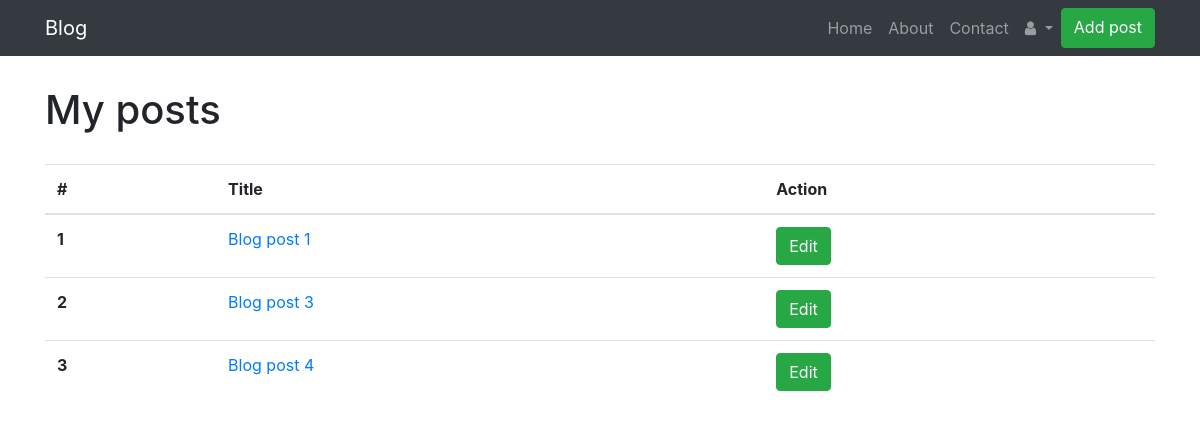
The app's page /panel/panel.php (signed in), older data.
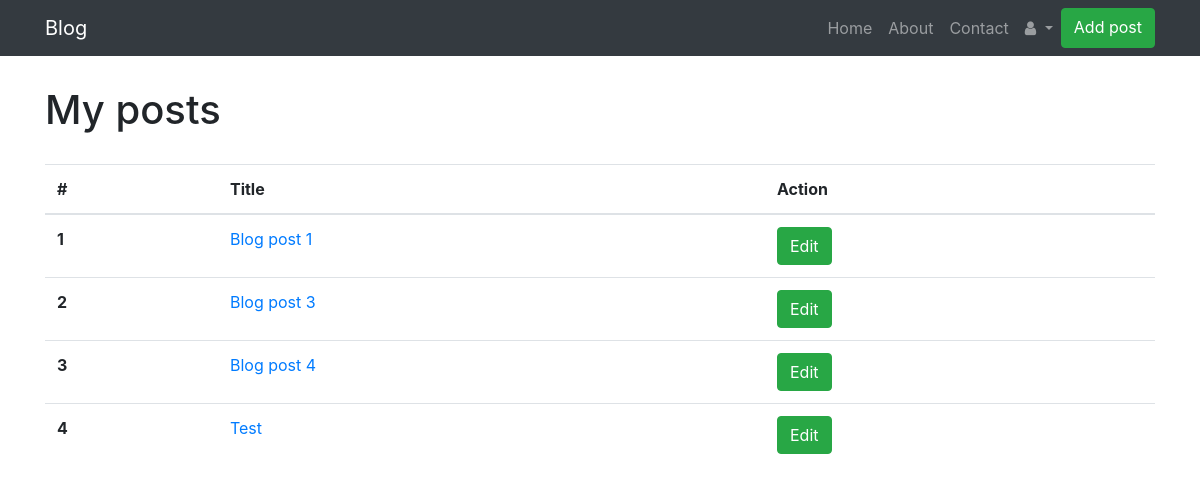
The same page, newer data.
### tables this page shows
CREATE TABLE `posts` (
  `post_id` int NOT NULL AUTO_INCREMENT,
  `title` varchar(255) NOT NULL,
  `date_posted` timestamp NOT NULL DEFAULT CURRENT_TIMESTAMP ON UPDATE CURRENT_TIMESTAMP,
  `user_id` int NOT NULL,
  `image_dir` varchar(255) NOT NULL,
  `category_id` int NOT NULL,
  `content` text NOT NULL,
  PRIMARY KEY (`post_id`)
);

### panel/panel.php (the view, shortened to what this page needs)
<?php
    include('config/db_connect.php');
    $userid = $_SESSION['user_id'];
    $post_sql = "SELECT * FROM posts WHERE user_id = '$userid'";
    $post_result = mysqli_query($conn, $post_sql);
    $posts = mysqli_fetch_all($post_result, MYSQLI_ASSOC);
    $i = 0;
?>
<!DOCTYPE html>
<html lang="en">
<head>
</head>
<body>
    <?php include('../templates/header.php'); ?>
    <?php if(isset($_SESSION['username'])): ?>
        <?php if($user['admin'] == 1 || $user['redactor'] == 1): ?>
            <div class="container">
                <div class="header">
                    <h1>My posts</h1>
                </div>
                <table class="table">
                    <thead>
                        <tr>
                        <th scope="col">#</th>
                        <th scope="col">Title</th>
                        <th scope="col">Action</th>
                        </tr>
                    </thead>
                    <tbody>
                        <?php foreach($posts as $post): ?>
                            <tr>
                                <th scope="row">
                                    <?php
                                        $i++;
                                        echo $i;
                                    ?>
                                </th>
                                <td><a href=""><?php echo $post['title']; ?></a></td>
                                <td>
                                    <a type="button" class="btn btn-success" href="post_detail.php?id=<?php echo $post['post_id'] ?>">Edit</a>
                                </td>
                            </tr>
                        <?php endforeach; ?>
                    </tbody>
                </table>
            </div>
        <?php else: ?>
            <h1>Error</h1>
        <?php endif; ?>
    <?php endif; ?>
</body>
</html>

Row changes from the older to the newer data that the page shows:
added posts: title "Test"
